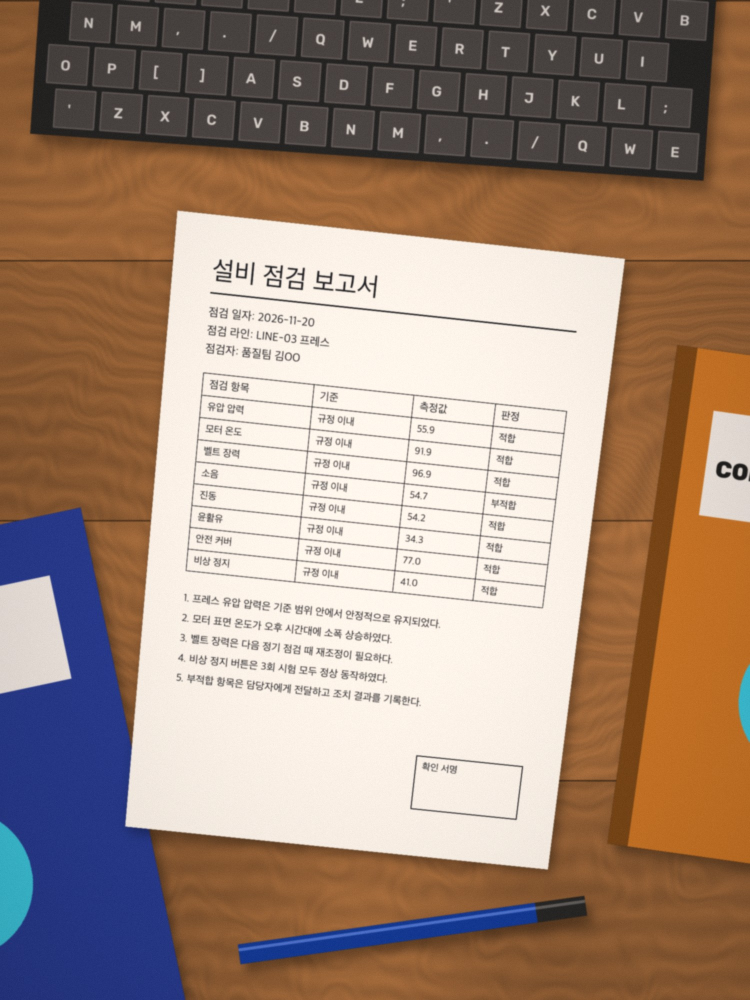
#> input picture images/complex_01.jpg, 1500 x 2000 px (shown at 1/2 size); its folder holds only this picture in this run
$ python -i eda.py   (imports and definitions only)   (older library calls are emulated)
#> lines starting #> are read from the running program, lines starting #| are printed output that depends on the picture
### scanner/plotting.py
"""Matplotlib 공통 설정 (한글 폰트, 화면 없는 환경 지원)."""  # 모듈 설명

from __future__ import annotations  # 타입 힌트 호환성

import matplotlib  # 그래프 라이브러리

matplotlib.use("Agg")  # 창을 띄우지 않고 파일로만 저장하는 백엔드 (서버/Colab에서도 동작)

import matplotlib.pyplot as plt  # noqa: E402  그래프 그리기 도구
from matplotlib import font_manager  # noqa: E402  설치된 폰트 목록 조회

KOREAN_FONTS = ["AppleGothic", "Apple SD Gothic Neo", "Malgun Gothic", "NanumGothic", "Noto Sans CJK KR"]  # 한글 폰트 후보


def setup_korean_font() -> str | None:  # 사용 가능한 한글 폰트를 찾아 설정
    installed = {f.name for f in font_manager.fontManager.ttflist}  # 설치된 폰트 이름 집합
    for name in KOREAN_FONTS:  # 후보를 순서대로 확인
        if name in installed:  # 설치되어 있으면
            plt.rcParams["font.family"] = name  # 기본 글꼴로 지정
            plt.rcParams["axes.unicode_minus"] = False  # 한글 폰트에서 마이너스(-) 기호 깨짐 방지
            return name  # 사용한 폰트 이름 반환
    return None  # 한글 폰트가 없으면 None (영문만 정상 표시)


setup_korean_font()  # 모듈을 불러오는 순간 폰트 설정 실행

### scanner/dataset.py
"""테스트 이미지 목록과 metadata.csv(촬영 조건 + 정답 꼭짓점)를 읽고 쓰는 모듈."""  # 모듈 설명

from __future__ import annotations  # 타입 힌트 호환성

import csv  # CSV 파일 읽기/쓰기
from dataclasses import dataclass  # 레코드 클래스 생성
from pathlib import Path  # 경로 처리

import numpy as np  # 좌표 배열

from .config import IMAGES_DIR, METADATA_CSV  # 기본 이미지 폴더와 CSV 경로

IMAGE_EXTS = {".jpg", ".jpeg", ".png", ".bmp", ".webp", ".tif", ".tiff"}  # 이미지로 인정할 확장자
CORNER_COLS = ["tl_x", "tl_y", "tr_x", "tr_y", "br_x", "br_y", "bl_x", "bl_y"]  # 정답 꼭짓점 열 이름 (좌상→우상→우하→좌하)
COLUMNS = [  # metadata.csv의 전체 열 순서
    "filename",  # 이미지 파일 이름
    "category",  # 조건 분류: easy / shadow / tilt / complex / crumpled / occlusion / glare
    "lighting",  # 조명: uniform(균일) / dim(어두움) / shadow(그림자) / glare(반사)
    "angle",  # 촬영 각도: front(정면) / tilt30 / tilt45+ 등
    "background",  # 배경 복잡도: simple(단순) / complex(복잡)
    "doc_type",  # 문서 종류: a4 / receipt / card 등
    "true_aspect",  # 실제 문서 종횡비 = 긴 변 ÷ 짧은 변 (A4=1.414, 명함 90x50mm=1.8, 모르면 비움)
    "notes",  # 기타 메모
    *CORNER_COLS,  # 정답 꼭짓점 좌표 8개 (annotate 명령으로 클릭 입력 가능)
    "manual_result",  # 사람이 직접 판정한 결과 (success / partial / fail, 정답 좌표가 없을 때 사용)
]  # 열 목록 끝

CATEGORY_LABELS = {  # 보고서 표에 쓸 한글 이름
    "easy": "단순 배경 + 정면",  # 쉬운 케이스
    "shadow": "그림자 있음",  # 그림자
    "tilt": "45도 이상 기울어짐",  # 기울어짐
    "complex": "복잡한 배경",  # 복잡한 배경
    "crumpled": "구겨짐",  # 구겨짐
    "occlusion": "부분 가림",  # 가림
    "glare": "빛 반사",  # 반사
}  # 사전 끝


@dataclass  # 레코드 클래스 자동 생성
class Record:  # 이미지 한 장의 메타데이터
    row: dict  # CSV 한 줄 전체 (문자열 사전)
    path: Path  # 이미지 실제 경로

    @property  # 속성처럼 사용
    def name(self) -> str:  # 파일 이름
        return self.row["filename"]  # filename 열 값

    @property  # 속성처럼 사용
    def category(self) -> str:  # 조건 분류
        return (self.row.get("category") or "unknown").strip()  # 비어 있으면 unknown

    # [11 lines left out: functions gt_corners, true_aspect, not called in this run]


def list_images(folder: Path = IMAGES_DIR) -> list[Path]:  # 폴더 안의 이미지 파일 목록
    if not folder.exists():  # 폴더가 없으면
        return []  # 빈 목록
    return sorted(p for p in folder.iterdir() if p.suffix.lower() in IMAGE_EXTS)  # 이미지 확장자만 이름순 정렬


def read_metadata(csv_path: Path = METADATA_CSV) -> dict[str, dict]:  # CSV를 {파일이름: 행} 사전으로 읽기
    if not csv_path.exists():  # 파일이 없으면
        return {}  # 빈 사전
    with csv_path.open(encoding="utf-8-sig", newline="") as f:  # BOM이 있어도 읽히도록 utf-8-sig 사용
#> (reads images/metadata.csv from the repository)
        return {r["filename"]: {c: (r.get(c) or "") for c in COLUMNS} for r in csv.DictReader(f) if r.get("filename")}  # 열 이름 기준으로 정리


def write_metadata(rows: dict[str, dict], csv_path: Path = METADATA_CSV) -> None:  # 사전을 CSV로 저장
    csv_path.parent.mkdir(parents=True, exist_ok=True)  # 폴더 생성
    with csv_path.open("w", encoding="utf-8-sig", newline="") as f:  # 엑셀에서도 한글이 깨지지 않게 BOM 포함 저장
        writer = csv.DictWriter(f, fieldnames=COLUMNS)  # 열 순서를 고정한 작성기
        writer.writeheader()  # 첫 줄에 열 이름 기록
        for name in sorted(rows):  # 파일 이름순으로
            writer.writerow({c: rows[name].get(c, "") for c in COLUMNS})  # 한 줄씩 기록


def sync_metadata(folder: Path = IMAGES_DIR, csv_path: Path = METADATA_CSV) -> dict[str, dict]:  # 이미지 폴더와 CSV를 맞춤
    rows = read_metadata(csv_path)  # 기존 CSV 읽기
    for img in list_images(folder):  # 폴더의 모든 이미지에 대해
        rows.setdefault(img.name, {c: "" for c in COLUMNS} | {"filename": img.name})  # CSV에 없으면 빈 행 추가
    write_metadata(rows, csv_path)  # 다시 저장
    return rows  # 최신 행들 반환


def load_records(folder: Path = IMAGES_DIR, csv_path: Path = METADATA_CSV) -> list[Record]:  # 평가용 레코드 목록
    rows = sync_metadata(folder, csv_path)  # 폴더와 CSV 동기화
    records = []  # 결과 목록
    for img in list_images(folder):  # 실제 존재하는 이미지만
        records.append(Record(row=rows[img.name], path=img))  # 레코드 생성
    return records  # 목록 반환

### scanner/pipeline.py
"""문서 스캔 파이프라인: 원본 → 전처리 → 엣지 → 윤곽선 → 변환 → 이진화."""  # 모듈 설명

from __future__ import annotations  # 타입 힌트 호환성

from dataclasses import dataclass, field  # 결과를 담는 클래스 생성용
from pathlib import Path  # 파일 경로 처리

import cv2  # OpenCV 영상 처리 함수
import numpy as np  # NumPy 배열 계산

from .config import ScanParams  # 파라미터 설정 클래스
from .geometry import order_points, warp_document  # 꼭짓점 정렬과 투시 변환


@dataclass  # 결과 묶음 클래스 자동 생성
class ScanResult:  # 파이프라인 한 번 실행한 결과
    original: np.ndarray  # 원본 이미지 (전체 해상도)
    resized: np.ndarray  # 처리용으로 줄인 이미지
    scale: float  # 원본 ÷ 축소본 배율 (좌표 복원용)
    gray: np.ndarray  # 그레이스케일 이미지
    blurred: np.ndarray  # 가우시안 블러 적용 이미지
    edges: np.ndarray  # Canny 엣지 이미지
    contour_vis: np.ndarray  # 윤곽선/사각형을 그린 시각화 이미지
    corners: np.ndarray | None = None  # 원본 해상도 기준 4꼭짓점 (못 찾으면 None)
    warped: np.ndarray | None = None  # 투시 변환된 컬러 이미지
    scanned: np.ndarray | None = None  # 적응형 이진화까지 끝난 최종 스캔본
    info: dict = field(default_factory=dict)  # 디버깅용 부가 정보 (윤곽선 개수 등)

    @property  # 함수를 속성처럼 쓰게 함
    def found(self) -> bool:  # 문서를 찾았는지 여부
        return self.corners is not None  # 꼭짓점이 있으면 성공


def load_image(path: str | Path) -> np.ndarray:  # 이미지 파일 읽기 (한글 경로 지원)
    data = np.fromfile(str(path), dtype=np.uint8)  # 파일을 바이트 배열로 읽음 (cv2.imread는 한글 경로에 약함)
    image = cv2.imdecode(data, cv2.IMREAD_COLOR)  # 바이트를 (H, W, 3) BGR 이미지로 해독
#> image is the input picture: shape (2000, 1500, 3); mean B, G, R 122.6, 138, 161.3
    if image is None:  # 해독에 실패하면
        raise FileNotFoundError(f"이미지를 읽을 수 없습니다: {path}")  # 오류 발생
    return image  # 이미지 배열 반환


# [8 lines left out: function save_image, not called in this run]


def resize_for_processing(image: np.ndarray, target_h: int) -> tuple[np.ndarray, float]:  # 처리용 축소
#> called with target_h = 800
    h = image.shape[0]  # 원본 높이
#> h = 2000
    if h <= target_h:  # 이미 충분히 작으면
        return image.copy(), 1.0  # 그대로 복사해서 사용
    scale = h / target_h  # 축소 배율 계산
#> scale = 2.5
    new_w = int(round(image.shape[1] / scale))  # 비율을 유지한 새 가로 길이
#> new_w = 600
    small = cv2.resize(image, (new_w, target_h), interpolation=cv2.INTER_AREA)  # 축소에 좋은 보간법으로 줄임
    return small, scale  # 축소본과 배율 반환


# [63 lines left out: functions preprocess, detect_edges, find_document_quad, postprocess, run_pipeline, not called in this run]

### scanner/eda.py
"""이미지 탐색적 분석(EDA): 히스토그램, 밝기 통계, 쉬운/어려운 케이스 비교, 어두운 이미지와 엣지."""  # 모듈 설명

from __future__ import annotations  # 타입 힌트 호환성

import csv  # 통계 CSV 저장
from pathlib import Path  # 경로 처리

import cv2  # 영상 처리
import numpy as np  # 수치 계산

from .config import GENERATED_DIR, IMAGES_DIR  # 저장 폴더와 이미지 폴더
from .dataset import load_records  # 이미지 + 메타데이터
from .pipeline import load_image, resize_for_processing  # 이미지 읽기/축소
from .plotting import plt  # 그래프 도구 (한글 폰트 설정 포함)


def image_stats(gray: np.ndarray) -> dict:  # 밝기 분포 통계 계산
    g = gray.astype(np.float32)  # 계산 정밀도를 위해 실수형으로
    gx = cv2.Sobel(g, cv2.CV_32F, 1, 0, ksize=3)  # 가로 방향 밝기 변화량 (x 미분)
    gy = cv2.Sobel(g, cv2.CV_32F, 0, 1, ksize=3)  # 세로 방향 밝기 변화량 (y 미분)
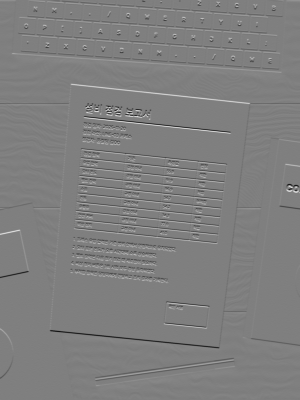
#> gy: shape (800, 600) float32 (shown at 1/2 size); min -704, max 705, mean 0.3; drawn with min black and max white
    mag = np.sqrt(gx ** 2 + gy ** 2)  # 기울기 크기 = 엣지 세기
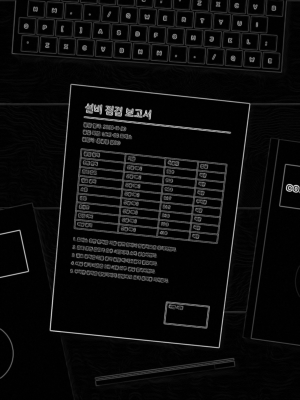
#> mag: shape (800, 600) float32 (shown at 1/2 size); min 0, max 762.2, mean 38.4; drawn with min black and max white
    p5, p50, p95 = np.percentile(g, [5, 50, 95])  # 하위 5%, 중앙값, 상위 95% 밝기
#> p5 = 55; p50 = 110; p95 = 247
    return {  # 통계 사전 반환
        "mean": round(float(g.mean()), 1),  # 평균 밝기 (0=검정, 255=흰색)
        "std": round(float(g.std()), 1),  # 표준편차 = 대비(contrast)
        "p5": round(float(p5), 1),  # 어두운 쪽 밝기
        "median": round(float(p50), 1),  # 중앙 밝기
        "p95": round(float(p95), 1),  # 밝은 쪽 밝기
        "dynamic_range": round(float(p95 - p5), 1),  # 실제로 쓰는 밝기 폭 (좁을수록 흐릿)
        "dark_ratio": round(float((g < 60).mean()), 3),  # 어두운 픽셀(60 미만) 비율
        "bright_ratio": round(float((g > 220).mean()), 3),  # 매우 밝은 픽셀(220 초과) 비율 (빛 반사 지표)
        "grad_mean": round(float(mag.mean()), 2),  # 평균 엣지 세기
        "grad_p99": round(float(np.percentile(mag, 99)), 1),  # 상위 1% 엣지 세기 (문서 테두리 같은 강한 경계)
    }  # 사전 끝


def dark_edge_demo(gray: np.ndarray, out: Path, low: int = 50, high: int = 150) -> list[dict]:  # 어두울수록 엣지가 사라지는 실험
    """같은 이미지의 밝기를 factor배로 줄이면 히스토그램이 왼쪽으로 압축되고,
    픽셀 간 차이(기울기)도 같은 비율로 줄어 Canny 고정 임계값을 넘지 못한다."""  # 함수 설명
    factors = [1.0, 0.6, 0.35, 0.2]  # 밝기 배율 (1.0=원본)
    blurred = cv2.GaussianBlur(gray, (5, 5), 0)  # 노이즈 제거
    fig, axes = plt.subplots(3, len(factors), figsize=(4 * len(factors), 10))  # 3행(이미지/히스토그램/엣지) 그림
    rows = []  # 결과 표
    for k, f in enumerate(factors):  # 배율마다
        dark = np.clip(blurred.astype(np.float32) * f, 0, 255).astype(np.uint8)  # 밝기를 f배로 줄임
        edges = cv2.Canny(dark, low, high)  # 같은 임계값으로 엣지 검출
        st = image_stats(dark)  # 통계 계산
        edge_ratio = float((edges > 0).mean())  # 엣지 픽셀 비율
        rows.append({"factor": f, "mean": st["mean"], "std": st["std"], "grad_p99": st["grad_p99"], "edge_ratio": round(edge_ratio, 4)})  # 기록
        axes[0, k].imshow(dark, cmap="gray", vmin=0, vmax=255)  # 1행: 어두워진 이미지
        axes[0, k].set_title(f"밝기 ×{f}")  # 제목
        axes[0, k].axis("off")  # 축 숨김
        axes[1, k].hist(dark.ravel(), bins=64, range=(0, 255), color="gray")  # 2행: 히스토그램
        axes[1, k].set_title(f"평균 {st['mean']}, 표준편차 {st['std']}")  # 통계 제목
        axes[2, k].imshow(edges, cmap="gray")  # 3행: 엣지 결과
        axes[2, k].set_title(f"Canny({low},{high}) 엣지 {edge_ratio * 100:.2f}%")  # 엣지 비율 제목
        axes[2, k].axis("off")  # 축 숨김
    fig.suptitle("어두워질수록 히스토그램이 좁아지고, 기울기가 임계값 아래로 떨어져 엣지가 사라진다")  # 전체 제목
    fig.tight_layout()  # 여백 정리
    fig.savefig(out, dpi=120)  # 저장
    plt.close(fig)  # 메모리 해제
    return rows  # 결과 반환


def run_eda(folder: Path = IMAGES_DIR, report_dir: Path = GENERATED_DIR) -> None:  # EDA 전체 실행
    records = load_records(folder, folder / "metadata.csv")  # 이미지 목록
    if not records:  # 없으면
        print("[eda] images/ 폴더에 이미지가 없습니다.")  # 안내
        return  # 종료
    report_dir.mkdir(parents=True, exist_ok=True)  # 폴더 생성
    grays, stats = [], []  # 그레이 이미지와 통계 목록
    for rec in records:  # 이미지마다
        small, _ = resize_for_processing(load_image(rec.path), 800)  # 같은 해상도로 맞춰 비교 공정성 확보
        gray = cv2.cvtColor(small, cv2.COLOR_BGR2GRAY)  # 그레이 변환
        grays.append(gray)  # 저장
        stats.append({"filename": rec.name, "category": rec.category, "group": "easy" if rec.category == "easy" else "hard", **image_stats(gray)})  # 통계 저장
    with (report_dir / "eda_stats.csv").open("w", encoding="utf-8-sig", newline="") as f:  # 통계 CSV
        w = csv.DictWriter(f, fieldnames=list(stats[0]))  # 작성기
        w.writeheader()  # 머리줄
        w.writerows(stats)  # 내용
    cols = 5  # 한 줄 5칸
    rows_n = int(np.ceil(len(records) / cols))  # 필요한 줄 수
    fig, axes = plt.subplots(rows_n, cols, figsize=(4 * cols, 3 * rows_n), squeeze=False)  # 개별 히스토그램 격자
    for ax, gray, st in zip(axes.ravel(), grays, stats):  # 이미지마다
        ax.hist(gray.ravel(), bins=64, range=(0, 255), color="tab:blue" if st["group"] == "easy" else "tab:red")  # 쉬움=파랑, 어려움=빨강
        ax.set_title(f"{st['filename']}\n{st['category']} μ={st['mean']} σ={st['std']}", fontsize=8)  # 제목
#> this loop made 1 pass
    for ax in axes.ravel()[len(records):]:  # 남는 칸은
        ax.axis("off")  # 숨김
    fig.tight_layout()  # 여백 정리
    fig.savefig(report_dir / "eda_histograms.png", dpi=110)  # 저장
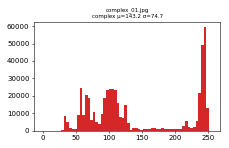
#> figure drawn by matplotlib, 1 panel; tallest bar 59439 high, from x = 243 to 247
    plt.close(fig)  # 메모리 해제
    fig, axes = plt.subplots(1, 3, figsize=(18, 5))  # 쉬움 vs 어려움 비교 그림
    for group, color in (("easy", "tab:blue"), ("hard", "tab:red")):  # 두 그룹
        idx = [i for i, s in enumerate(stats) if s["group"] == group]  # 해당 그룹 이미지 번호
        if not idx:  # 그룹이 비었으면
            continue  # 건너뜀
        hists = np.array([np.histogram(grays[i], bins=64, range=(0, 255), density=True)[0] for i in idx])  # 정규화 히스토그램들
        centers = np.linspace(2, 253, 64)  # 막대 중심 위치
        axes[0].plot(centers, hists.mean(axis=0), color=color, label=f"{group} (n={len(idx)})")  # 평균 히스토그램
        axes[0].fill_between(centers, hists.min(axis=0), hists.max(axis=0), color=color, alpha=0.15)  # 최소~최대 범위
#> this loop made 2 passes
#> idx on pass 2: [0]
    axes[0].set_title("쉬운 vs 어려운 케이스 평균 히스토그램")  # 제목
    axes[0].set_xlabel("밝기 (0~255)")  # 가로축
    axes[0].legend()  # 범례
    for ax, key, title in ((axes[1], "std", "대비(표준편차)"), (axes[2], "grad_p99", "강한 엣지 세기(기울기 상위 1%)")):  # 상자 그림 2개
        data = [[s[key] for s in stats if s["group"] == g] for g in ("easy", "hard")]  # 그룹별 값
        ax.boxplot([d if d else [0] for d in data], tick_labels=["easy", "hard"])  # 상자 그림
        ax.set_title(title)  # 제목
#> this loop made 2 passes
#> data on passes 1 to 2: [[], [74.7]], [[], [425.9]]
    fig.tight_layout()  # 여백 정리
    fig.savefig(report_dir / "eda_easy_vs_hard.png", dpi=120)  # 저장
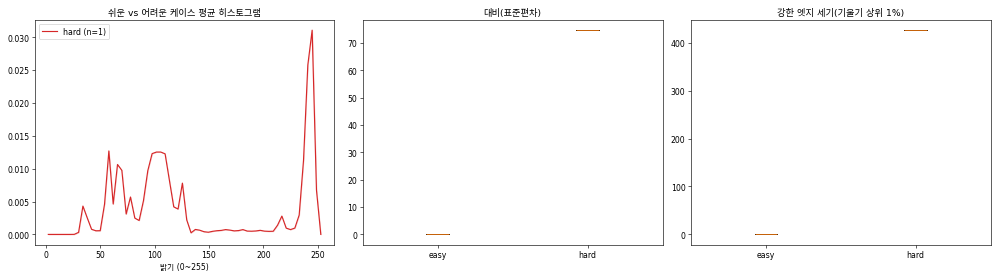
#> figure drawn by matplotlib, 3 panels; panel 1: curve peaks at x = 245, y = 0.0311
    plt.close(fig)  # 메모리 해제
    brightest = int(np.argmax([s["mean"] for s in stats]))  # 가장 밝은 이미지로 어둡게 만드는 실험
#> brightest = 0
    demo = dark_edge_demo(grays[brightest], report_dir / "eda_dark_edges.png")  # 실험 실행
#> the loop in dark_edge_demo, `for k, f in enumerate(factors):` made 4 passes
#> (p5 in image_stats, p50 in image_stats, p95 in image_stats, edge_ratio) on passes 1 to 4: (55, 110, 246, 0.0432), (33, 66, 147, 0.0193), (19, 38, 86, 0.0055), (11, 22, 49, 0)
#> pass 1, in dark_edge_demo, `edges = cv2.Canny(dark, low, high)`:
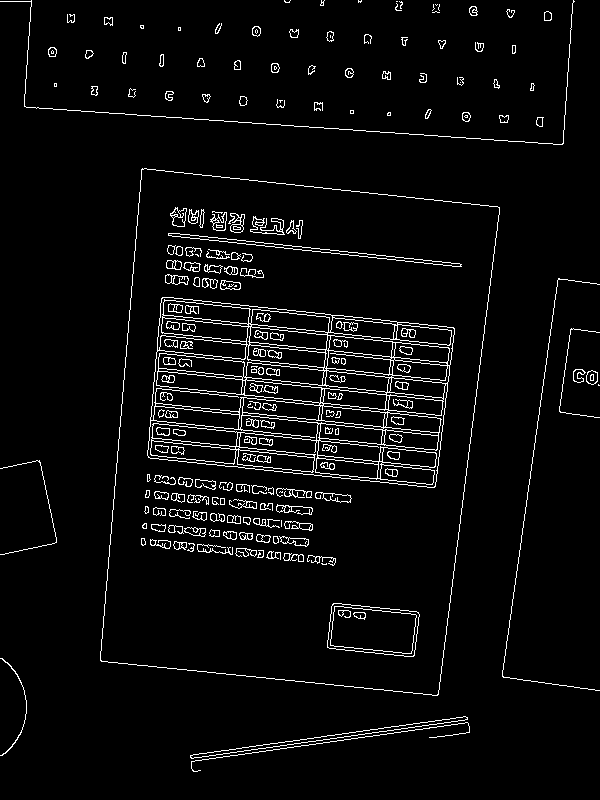
#> edges: shape (800, 600); 4.3% white in thin lines or dots
#> after the loop in dark_edge_demo, `for k, f in enumerate(factors):`:
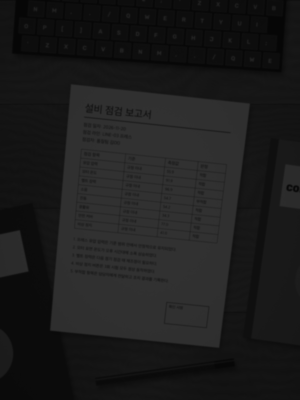
#> dark: shape (800, 600) (shown at 1/2 size); min 6, max 49, mean 28.2
#> after the loop in dark_edge_demo, `for k, f in enumerate(factors):`: rows = 4 items
#> in dark_edge_demo, `fig.savefig(out, dpi=120)`:
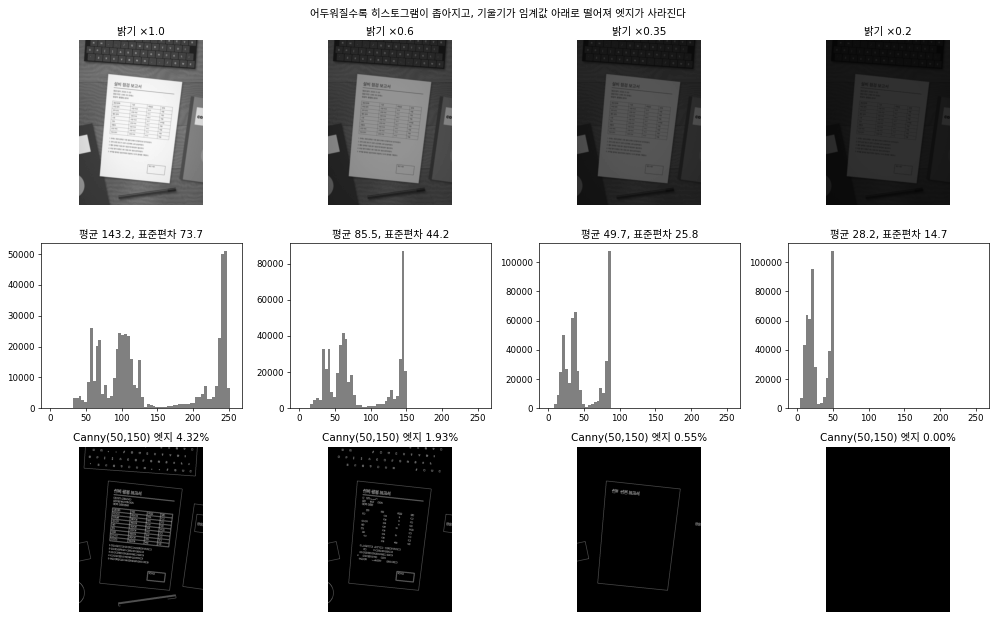
#> figure drawn by matplotlib, 12 panels; panel 5: tallest bar 50953 high, from x = 243 to 247; panel 6: tallest bar 86903 high, from x = 143.4 to 147.4; panel 7: tallest bar 107462 high, from x = 83.67 to 87.66; panel 8: tallest bar 107462 high, from x = 47.81 to 51.8
#> demo = 4 items
    md = ["# 🟩 EDA 결과 (자동 생성)", "", "## 🟢 1. 이미지별 밝기 통계", "",  # 문서 머리
          "| 파일 | 조건 | 평균 | 표준편차 | 밝기 폭(p95-p5) | 어두운 비율 | 밝은 비율 | 강한 엣지(p99) |", "| --- | --- | --- | --- | --- | --- | --- | --- |"]  # 표 머리
    for s in stats:  # 이미지마다
        md.append(f"| {s['filename']} | {s['category']} | {s['mean']} | {s['std']} | {s['dynamic_range']} | {s['dark_ratio']} | {s['bright_ratio']} | {s['grad_p99']} |")  # 한 줄
#> after the loop, md = 7 items
    md += ["", "![histograms](eda_histograms.png)", "", "## 🟢 2. 쉬운 vs 어려운 케이스", "", "![easy vs hard](eda_easy_vs_hard.png)", "",  # 그림 링크
           f"## 🟢 3. 어두운 이미지에서 엣지 검출이 어려운 이유 (실험 대상: {stats[brightest]['filename']})", "",  # 실험 제목
           "| 밝기 배율 | 평균 | 표준편차 | 기울기 p99 | 엣지 픽셀 비율 |", "| --- | --- | --- | --- | --- |"]  # 실험 표 머리
    for r in demo:  # 배율마다
        md.append(f"| ×{r['factor']} | {r['mean']} | {r['std']} | {r['grad_p99']} | {r['edge_ratio']} |")  # 한 줄
#> this loop made 4 passes
#> after the loop, md = 22 items
    md += ["", "- 밝기를 f배 하면 픽셀 값 차이(= 기울기)도 f배가 된다. Canny 임계값은 고정이므로 기울기가 low/high 아래로 떨어진 경계는 사라진다.",  # 해설 1
           "- 히스토그램 관점: 분포가 0 근처로 몰리고 폭(표준편차)이 좁아진다 → 문서와 배경의 밝기 차이가 줄어든다.",  # 해설 2
           "- 어두운 영역은 센서 노이즈 비중이 커서(신호 대 잡음비 감소) 임계값을 낮추면 노이즈 엣지가 함께 늘어난다.", "",  # 해설 3
           "![dark edges](eda_dark_edges.png)", ""]  # 그림 링크
    (report_dir / "eda_summary.md").write_text("\n".join(md), encoding="utf-8")  # 마크다운 저장
    print(f"[eda] 저장: {report_dir / 'eda_summary.md'}")  # 완료 안내

>>> result = run_eda()
